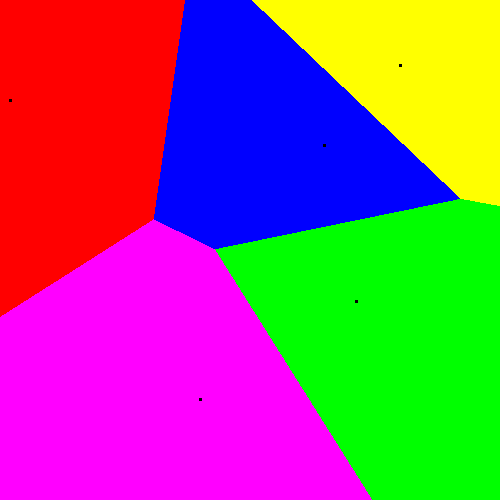

Write the Python code that produced this figure.
import numpy
from PIL import Image

def voronoi(points,shape=(500,500)):
    depthmap = numpy.ones(shape,numpy.float)*1e308
    colormap = numpy.zeros(shape,numpy.int)

    def hypot(X,Y):
        return (X-x)**2 + (Y-y)**2

    for i,(x,y) in enumerate(points):
        paraboloid = numpy.fromfunction(hypot,shape)
        colormap = numpy.where(paraboloid < depthmap,i+1,colormap)
        depthmap = numpy.where(paraboloid <
depthmap,paraboloid,depthmap)

    for (x,y) in points:
        colormap[x-1:x+2,y-1:y+2] = 0

    return colormap

def draw_map(colormap):
    shape = colormap.shape

    palette = numpy.array([
            0x000000FF,
            0xFF0000FF,
            0x00FF00FF,
            0xFFFF00FF,
            0x0000FFFF,
            0xFF00FFFF,
            0x00FFFFFF,
            0xFFFFFFFF,
            ])

    colormap = numpy.transpose(colormap)
    pixels = numpy.empty(colormap.shape+(4,),numpy.int8)

    pixels[:,:,3] = palette[colormap] & 0xFF
    pixels[:,:,2] = (palette[colormap]>>8) & 0xFF
    pixels[:,:,1] = (palette[colormap]>>16) & 0xFF
    pixels[:,:,0] = (palette[colormap]>>24) & 0xFF

    image = Image.frombytes("RGBA",shape,pixels)
    image.save('voronoi.png')

if __name__ == '__main__':
    draw_map(voronoi(([10,100],[356,301],[400,65],[324,145],
[200,399])))